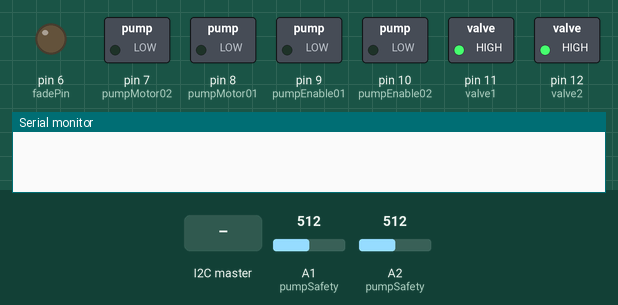
Recording of a sketch running on a simulated Arduino Uno, built with avr-gcc and run on an emulated ATmega328P. Shown: switched loads named in the sketch (green lamp = pin HIGH), output pins drawn as LEDs (lit = HIGH), the last lines printed to the serial monitor. The inputs (shaded band) are chosen by the test bench; at power-on: A1 (pumpSafety) = 512, A2 (pumpSafety) = 512.

Above: at 0.1 s.
At 1.2 s:
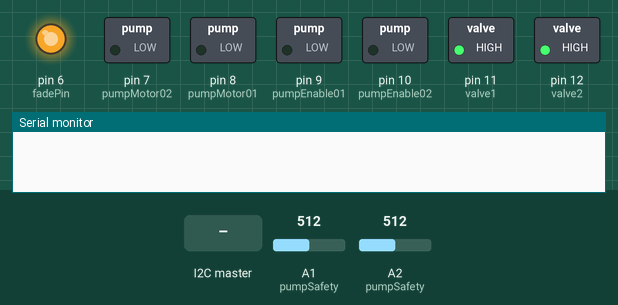
1.3 s: the I2C master sends the byte 2
At 3.22 s:
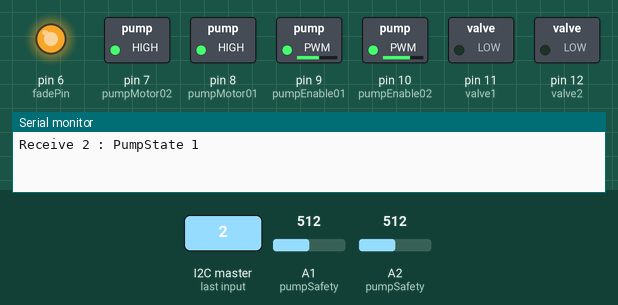
5.4 s: the I2C master sends the byte 0
Timing chart, 0 to 8.4 s (numbered marks = the images above; inputs shaded):
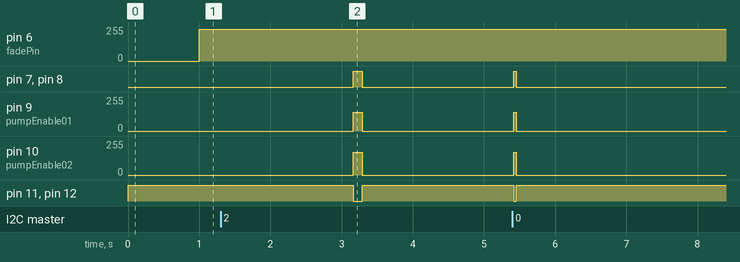

Measured:
- after the input at 1.3 s, pin 7 (pumpMotor02), pin 8 (pumpMotor01): LOW → HIGH after 1.9 s, → LOW 0.13 s later; pin 9 (pumpEnable01): 0/255 → 140/255 after 1.9 s, → 0/255 0.13 s later; pin 10 (pumpEnable02): 0/255 → 170/255 after 1.9 s, → 0/255 0.13 s later; pin 11 (valve1), pin 12 (valve2): HIGH → LOW after 1.9 s, → HIGH 0.13 s later

The sketch:

heart_of_mollusca_motor.ino
```cpp
#include <Wire.h>

//Wire settings
#define deviceId 100
byte recievedValue = 0;
int deadCount = 0;

//---------pulse sensor------------
//unsigned long delayTime;
//  Variables
#define fadePin 6                  // pin to do fancy classy fading blink at each beat
int fadeRate = 0;                 // used to fade LED on with PWM on fadePin

//---------pump motor valve ------------
#define pumpEnable01  9 //analogWriteなのでPWM
#define pumpEnable02  10 //analogWriteなのでPWM
#define pumpMotor01   8
#define pumpMotor02   7
#define valve1        11  //pump01      "HIGH == open" "LOW == closed"
#define valve2        12  //pump02

//ポンプの動作状態
typedef enum{
  PS_AIR_IN,
  PS_AIR_OUT
}PumpState;
PumpState pumpState;

//typedef enum{
//  VALVE_CLOSE,
//  VALVE_OPEN,
//  DEAD
//}PumpState02;
//PumpState02 pumpState02;

void setup(){
  pinMode(fadePin,OUTPUT);          // pin that will fade to your heartbeat!
  Serial.begin(9600);             // we agree to talk fast!

  //-----Wire setings---------
  Wire.begin(deviceId);
  Wire.onReceive(ReceivePulse);

  //-----↓pump setting---------
  pinMode(pumpEnable01,OUTPUT);
  pinMode(pumpMotor01,OUTPUT);
  pinMode(pumpEnable02,OUTPUT);
  pinMode(pumpMotor02,OUTPUT);

  pinMode(valve1,OUTPUT);
  pinMode(valve2,OUTPUT);

  pumpState = PS_AIR_OUT;
}

//  Where the Magic Happens
void loop(){
  check ();
  motion();
  delay(30);
}

void check () {

    if(recievedValue == 0) {
       pumpState = PS_AIR_OUT;
       deadCount++;
    }
    if(recievedValue == 1) {
    }

    if(recievedValue == 2) {//心拍感じたとき
      fadeRate = 255;
      if(pumpState == PS_AIR_OUT){
       pumpState = PS_AIR_IN;
      }else{
       pumpState = PS_AIR_OUT;
      }
      delay(100);
    }

    if(recievedValue == 3) {
      fadeRate = 255;
    }

/*   脈打つタイプ
    if(recievedValue == 0) {
       pumpState02 = DEAD;
    }
    if(recievedValue == 1) {
      analogWrite(fadePin, 100);
      pumpState02 = VALVE_OPEN;
    }

    if(recievedValue == 2) {//心拍感じたとき
      fadeRate = 255;
      pumpState02 = VALVE_CLOSE;
    }
    */

    if(deadCount>120){
      fadeRate = 255;
      deadCount = 0;
    }
}

void motion() {


  //pump motion
  pumpSafety();

  switch (pumpState) {

    case PS_AIR_IN:
      digitalWrite(pumpMotor01, HIGH);
      analogWrite(pumpEnable01, 140); //Max 255
      digitalWrite(valve1,LOW);

      digitalWrite(pumpMotor02, HIGH);
      analogWrite(pumpEnable02, 170); //Max 255
      digitalWrite(valve2,LOW);
    break;

    default:
    case PS_AIR_OUT:
      digitalWrite(pumpMotor01, LOW);
      analogWrite(pumpEnable01, 0); //Max 255
      digitalWrite(valve1,HIGH);
      digitalWrite(pumpMotor02, LOW);
      analogWrite(pumpEnable02, 0); //Max 255
      digitalWrite(valve2,HIGH);
    break;
  }

    fadeRate -= 15;                         //  set LED fade value
    fadeRate = constrain(fadeRate,0,255);   //  keep LED fade value from going into negative numbers!
    analogWrite(fadePin,fadeRate);          //  fade LED
}

//ポンプの安全を守る
void pumpSafety () {
  int pressure01 = analogRead(A1);
  int pressure02 = analogRead(A2);
  //Serial.println((String)"pressure: " + pressure01 + ", " + pressure02);

  if(pressure01 > 270 || pressure02 > 240 ) {
      fadeRate = 255;
      digitalWrite(valve1,HIGH);
      digitalWrite(pumpMotor01, LOW);
      analogWrite(pumpEnable01, 0);

      digitalWrite(valve2,HIGH);
      digitalWrite(pumpMotor02, LOW);
      analogWrite(pumpEnable02, 0);

      delay(1000);
    }
}

void ReceivePulse (int numBytes) {
  byte value = Wire.read();
  Serial.println((String)"Receive " + value + (String)" : PumpState " + pumpState );
  recievedValue = value;
}
```
